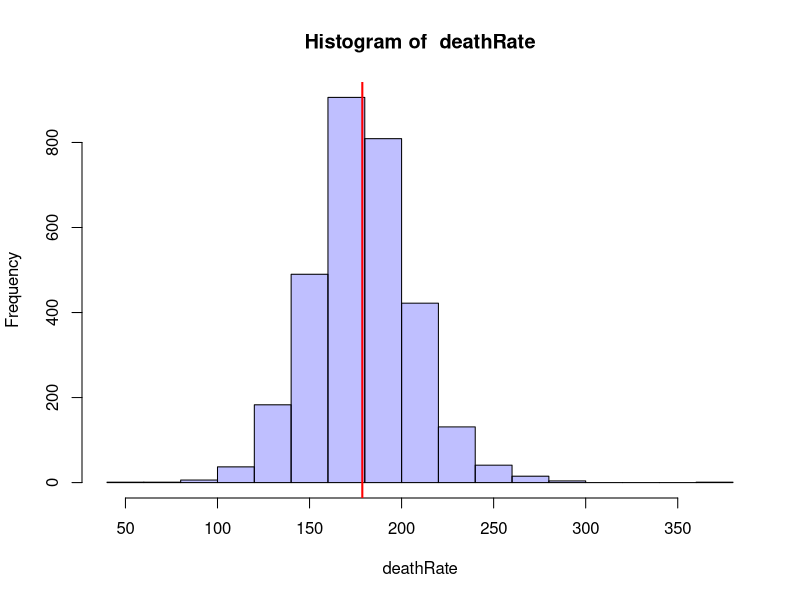
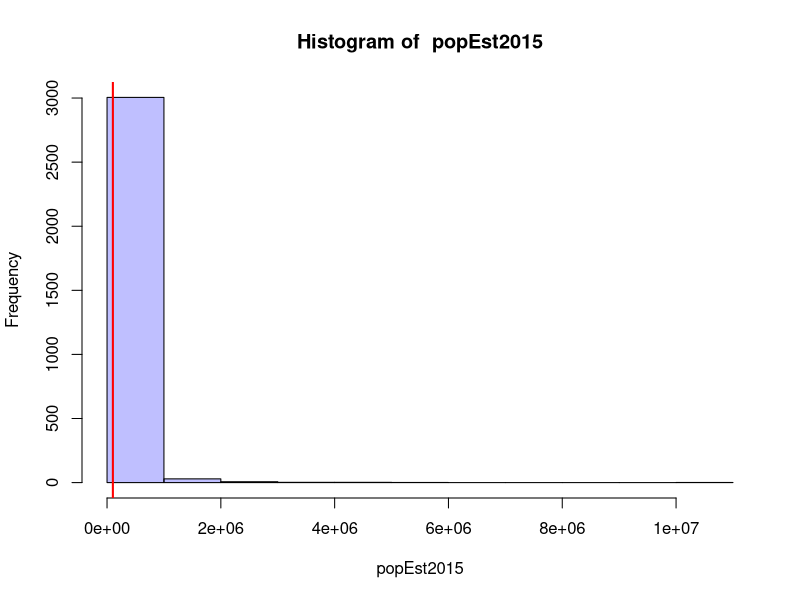
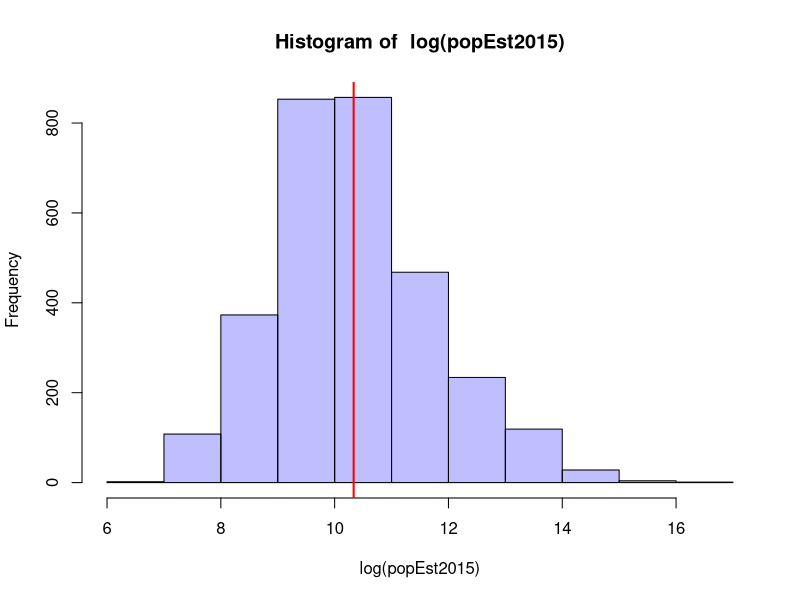
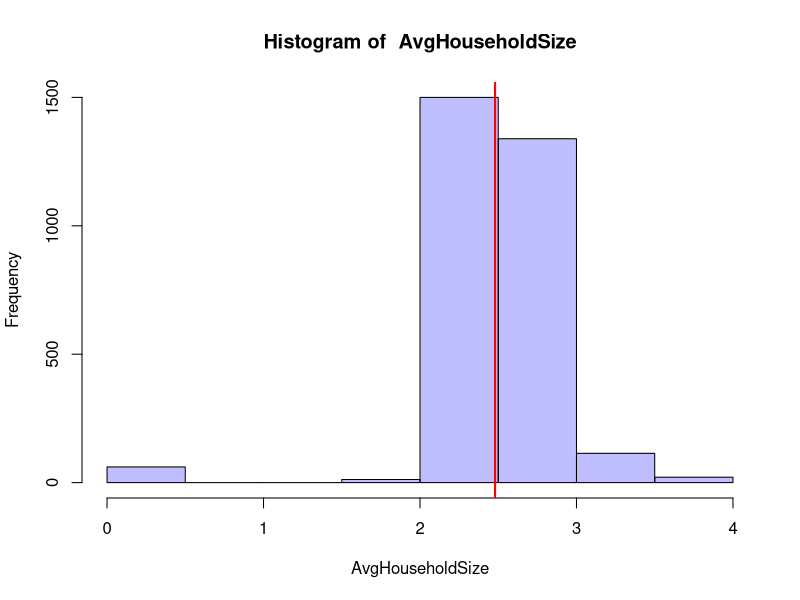
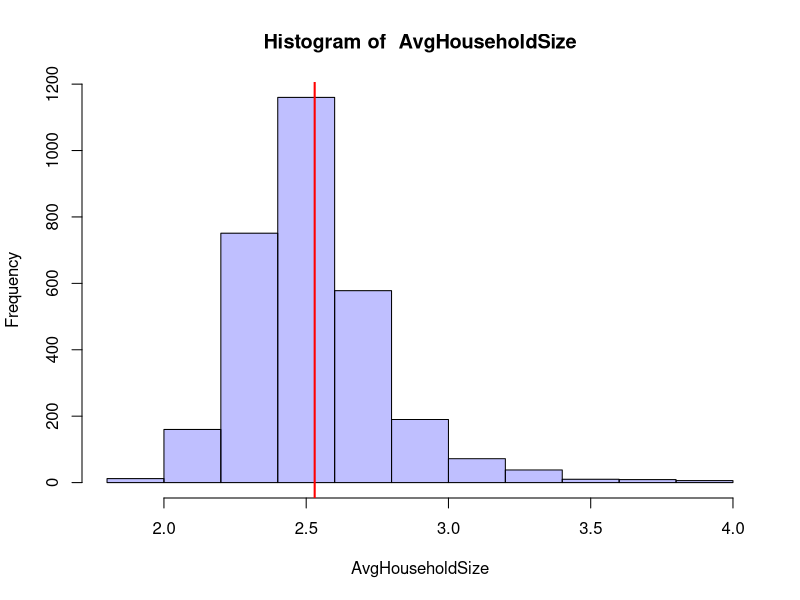
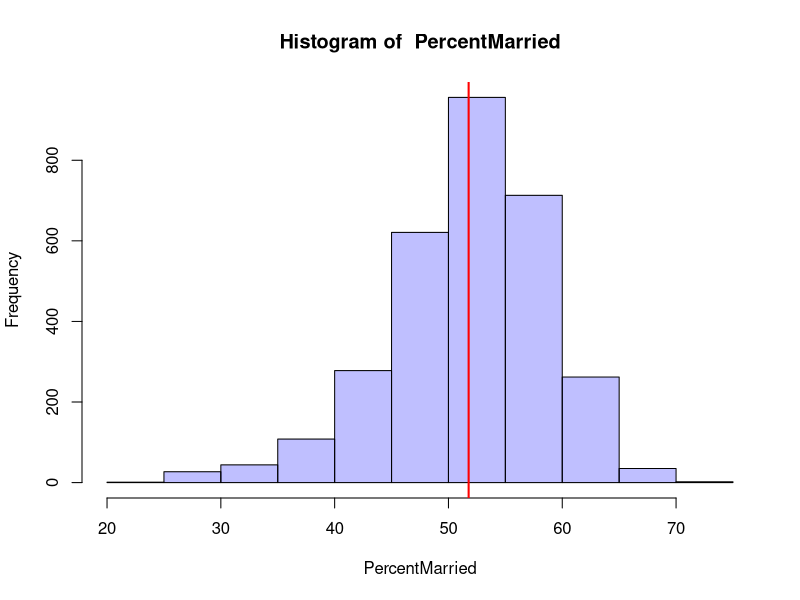
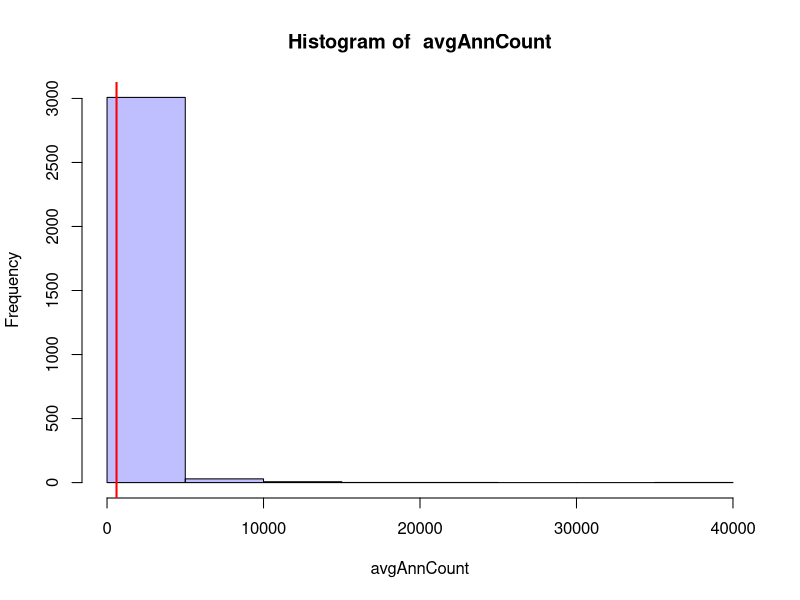
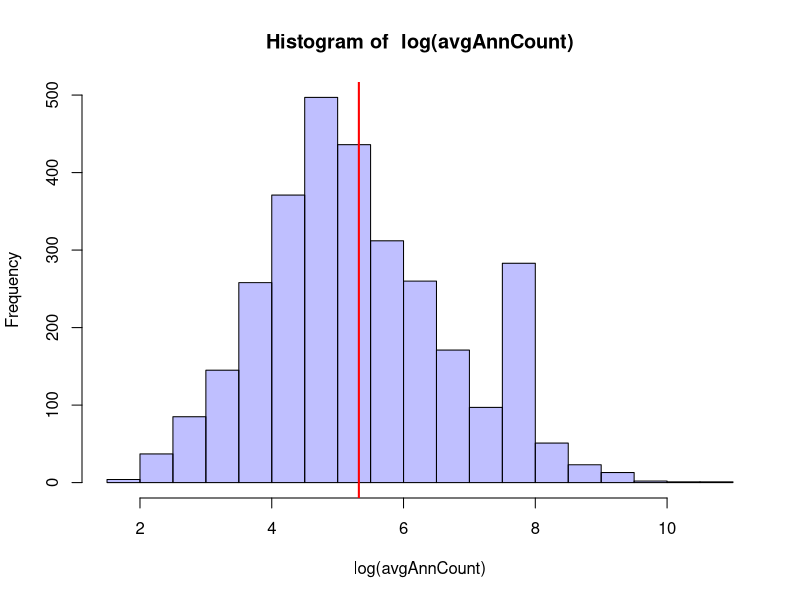

The R script that drew these images, in order: (Note: this script raises an error after producing the figures.)
## ---- chunk 1
knitr::opts_chunk$set(echo = TRUE)
## ---- chunk 2
setwd('~/Documents/MIDS/W203/hw/Lab_1/Cancer_EDA')
Cancer = read.csv('cancer.csv')
## ---- chunk 3
colnames(Cancer)
nrow(Cancer)
summary(Cancer)
attach(Cancer)
## ---- chunk 4
histWithMean <- function(vector, name) {
  hist(vector, col=rgb(0,0,1,1/4), main=paste("Histogram of ", name), xlab=name)
  abline(v = mean(vector), col="red", lwd=2)
}
## ---- chunk 5
histWithMean(deathRate, "deathRate")
## ---- chunk 6
histWithMean(popEst2015, "popEst2015") # looks like "power law distribution"
histWithMean(log(popEst2015), "log(popEst2015)")
Cancer$logPopEst2015 = log(popEst2015)

histWithMean(AvgHouseholdSize, "AvgHouseholdSize") # impossible 0's
histWithMean(AvgHouseholdSize[AvgHouseholdSize > 1], "AvgHouseholdSize")
cleanAvgHouseholdSize <- AvgHouseholdSize > 1

histWithMean(PercentMarried, "PercentMarried")

histWithMean(avgAnnCount, "avgAnnCount") # looks like "power law distribution"
histWithMean(log(avgAnnCount), "log(avgAnnCount)")
Cancer$logAvgAnnCount = log(avgAnnCount)

histWithMean(BirthRate, "BirthRate")
## ---- chunk 7
histWithMean(MedianAge, "MedianAge") # impossible over 200
histWithMean(MedianAge[MedianAge < 200], "MedianAge")
cleanMedianAge <- MedianAge < 200

histWithMean(MedianAgeMale, "MedianAgeMale")
histWithMean(MedianAgeFemale, "MedianAgeFemale")
## ---- chunk 8
histWithMean(medIncome, "medIncome") # looks like "power law distribution"
histWithMean(log(medIncome), "log(medIncome)")
Cancer$logMedIncome = log(medIncome)

histWithMean(povertyPercent, "povertyPercent")

plot(deathRate ~ binnedInc)

histWithMean(PctEmployed16_Over, "PctEmployed16_Over") # NA's: 152
cleanPctEmployed16_Over <- !is.na(PctEmployed16_Over)

histWithMean(PctUnemployed16_Over, "PctUnemployed16_Over")
## ---- chunk 9
histWithMean(PctWhite, "PctWhite")
histWithMean(PctBlack, "PctBlack")
histWithMean(PctAsian, "PctAsian")
histWithMean(PctOtherRace, "PctOtherRace")
## ---- chunk 10
histWithMean(PctNoHS18_24, "PctNoHS18_24")
histWithMean(PctHS18_24, "PctHS18_24")
histWithMean(PctHS25_Over, "PctHS25_Over")
histWithMean(PctSomeCol18_24, "PctSomeCol18_24") # NA's: 2285
cleanPctSomeCol18_24 <- !is.na(PctSomeCol18_24)
histWithMean(PctBachDeg18_24, "PctBachDeg18_24")
histWithMean(PctBachDeg25_Over, "PctBachDeg25_Over")
## ---- chunk 11
histWithMean(PctPrivateCoverage, "PctPrivateCoverage")
histWithMean(PctEmpPrivCoverage, "PctEmpPrivCoverage")
histWithMean(PctPublicCoverage, "PctPublicCoverage")
## ---- chunk 12
# some columns were added, so lets update the attached version
detach(Cancer)
attach(Cancer)
## ---- chunk 13
numericColumns <- sapply(Cancer, is.numeric)
NumericCancer <- Cancer[, numericColumns]
correlations <- apply(NumericCancer, 2, function(col) cor(col, deathRate))
correlations[order(abs(correlations), decreasing=TRUE)]
## ---- chunk 14
cor(AvgHouseholdSize[cleanAvgHouseholdSize], deathRate[cleanAvgHouseholdSize])
cor(MedianAge[cleanMedianAge], deathRate[cleanMedianAge])
cor(PctEmployed16_Over[cleanPctEmployed16_Over], deathRate[cleanPctEmployed16_Over]) # -0.4120458
cor(PctSomeCol18_24[cleanPctSomeCol18_24], deathRate[cleanPctSomeCol18_24])
## ---- chunk 15
plot(PctBachDeg25_Over, deathRate, cex=0.2)
plot(logMedIncome, deathRate, cex=0.2)
plot(povertyPercent, deathRate, cex=0.2)
plot(medIncome, deathRate, cex=0.2)
plot(PctEmployed16_Over[cleanPctEmployed16_Over], deathRate[cleanPctEmployed16_Over], cex=0.2)
plot(PctHS25_Over, deathRate, cex=0.2)
plot(PctPublicCoverage, deathRate, cex=0.2)
plot(PctPrivateCoverage, deathRate, cex=0.2)
plot(PctUnemployed16_Over, deathRate, cex=0.2)
